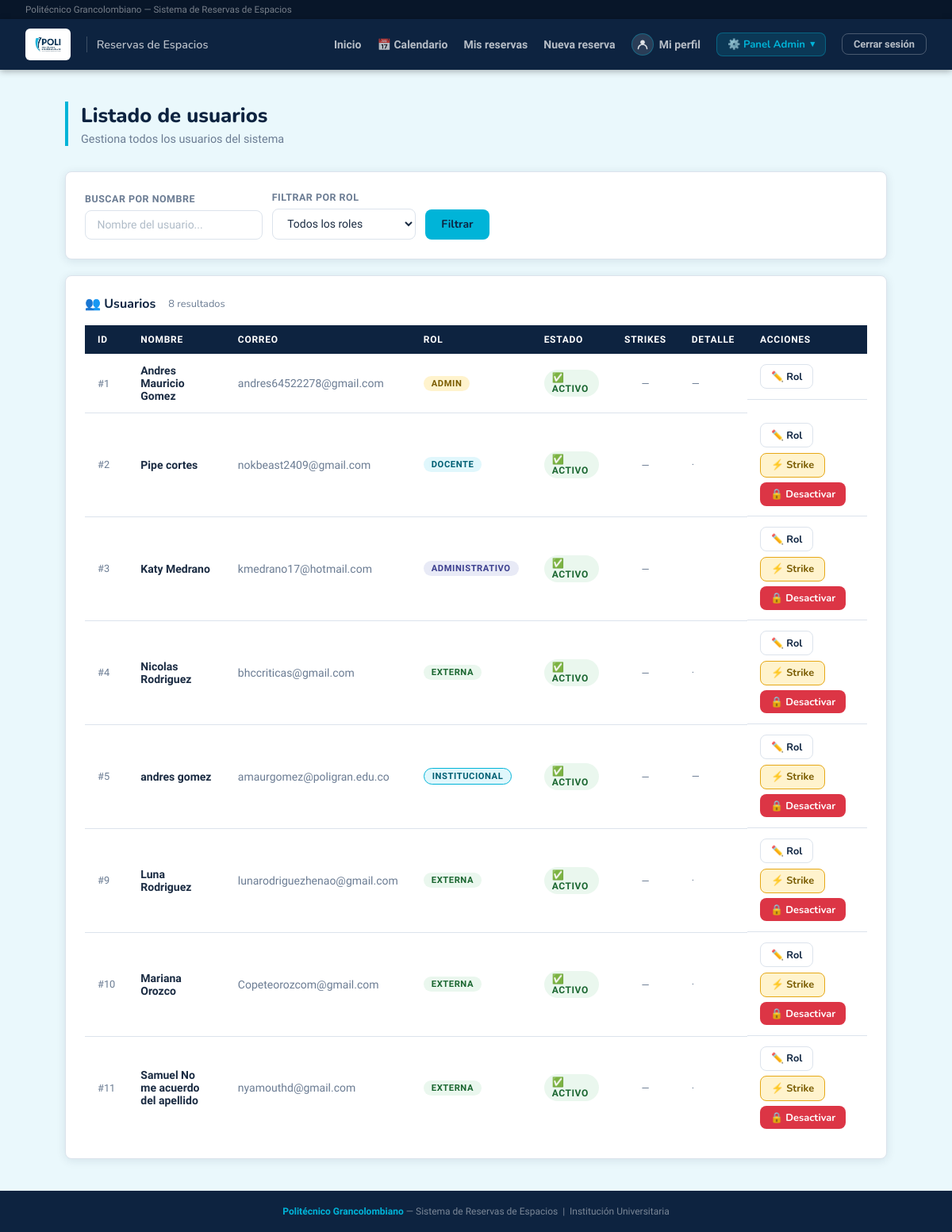
/admin/usuarios (signed in), run on the app's committed database.
### database.py (models this page shows, shortened)
class Usuario(Base):
    __tablename__ = "usuario"
    id         = Column(Integer, primary_key=True, autoincrement=True)
    nombre     = Column(String, nullable=False)
    correo     = Column(String, nullable=False, unique=True)
    contrasena = Column(String, nullable=False)
    rol        = Column(String, nullable=False)  # 'docente' | 'administrativo' | 'externa' | 'admin' | 'logistica'
    activo  = Column(Boolean, default=True, nullable=False)   # False = cuenta desactivada
    strikes = Column(Integer, default=0,    nullable=False)   # Reportes asignados por el admin
    cod_docente  = Column(String,  nullable=True)
    departamento = Column(String,  nullable=True)
    dependencia = Column(String, nullable=True)
    empresa  = Column(String, nullable=True)
    telefono = Column(String, nullable=True)
    reservas = relationship("Reserva", back_populates="usuario", foreign_keys="Reserva.usuario_id")
    sanciones_recibidas = relationship(
        "Sancion",
        foreign_keys="Sancion.usuario_id",
        back_populates="usuario",
    )
    sanciones_aplicadas = relationship(
        "Sancion",
        foreign_keys="Sancion.admin_id",
        back_populates="admin",
    )
    __mapper_args__ = {
        "polymorphic_on": rol,
        "polymorphic_identity": "usuario",
    }

### app.py (the view)
@app.route("/admin/usuarios")
@requiere_login
@requiere_admin
@proteger_db
def admin_usuarios():
    u      = usuario_logueado()
    rol    = request.args.get("rol", "")
    nombre = request.args.get("nombre", "").strip()
    query  = db.query(Usuario)
    if rol:
        query = query.filter_by(rol=rol)
    if nombre:
        query = query.filter(Usuario.nombre.ilike(f"%{nombre}%"))
    usuarios = query.all()
    return render_template("admin_usuarios.html", usuario=u, usuarios=usuarios,
                           filtro_rol=rol, filtro_nombre=nombre)

### app.py (called while the page is built)
@app.after_request
def add_header(response):
    response.headers["Cache-Control"] = "no-cache, no-store, must-revalidate"
    response.headers["Pragma"] = "no-cache"
    response.headers["Expires"] = "0"
    return response

def proteger_db(f):
    from functools import wraps
    @wraps(f)
    def wrapper(*args, **kwargs):
        try:
            return f(*args, **kwargs)
        except DBOperationalError:
            try:
                db.rollback()
            except Exception:
                pass
            DBSession.remove()
            flash("Error de conexión con la base de datos. Por favor recarga la página.", "danger")
            return redirect(request.referrer or url_for("dashboard"))
    return wrapper

@app.teardown_appcontext
def shutdown_session(exception=None):
    DBSession.remove()

@app.before_request
def refrescar_conexion_db():
    try:
        db.rollback()
    except Exception:
        DBSession.remove()

@app.after_request
def agregar_headers_no_cache(response):
    response.headers["Cache-Control"] = "no-store, no-cache, must-revalidate, max-age=0, post-check=0, pre-check=0"
    response.headers["Pragma"] = "no-cache"
    response.headers["Expires"] = "-1"
    return response

@app.before_request
def limpiar_sesion_al_iniciar():
    if not app.config.get("SESION_LIMPIADA"):
        session.clear()
        app.config["SESION_LIMPIADA"] = True
        _cargar_espacios_predefinidos()

def usuario_logueado():
    uid = session.get("usuario_id")
    if not uid:
        return None
    try:
        return db.get(Usuario, uid)
    except Exception:
        DBSession.remove()
        try:
            return db.get(Usuario, uid)
        except Exception:
            return None

def requiere_login(f):
    from functools import wraps
    @wraps(f)
    def wrapper(*args, **kwargs):
        u = usuario_logueado()
        if not u:
            flash("Debes iniciar sesión primero.", "warning")
            return redirect(url_for("login"))
        if not u.activo:
            session.clear()
            flash("Tu cuenta ha sido desactivada. Contacta al administrador.", "danger")
            return redirect(url_for("login"))
        return f(*args, **kwargs)
    return wrapper

### templates/admin_usuarios.html (shortened to what this page needs)
{% extends "base.html" %}
{% block content %}
<div class="page-header">
  <h1>Listado de usuarios</h1>
  <p>Gestiona todos los usuarios del sistema</p>
</div>
<div class="card" style="margin-bottom:1.25rem;">
  <form method="GET" style="display:flex; gap:.75rem; align-items:flex-end; flex-wrap:wrap;">
    <div>
      <label style="display:block; font-size:.78rem; color:var(--muted); text-transform:uppercase; letter-spacing:.04em; margin-bottom:.4rem; font-weight:700;">Buscar por nombre</label>
      <input type="text" name="nombre" value="{{ filtro_nombre }}" placeholder="Nombre del usuario..." style="background:var(--white); border:1.5px solid var(--border); color:var(--text); padding:.6rem .9rem; border-radius:8px; font-family:inherit; font-size:.875rem; min-width:200px;"/>
    </div>
    <div>
      <label style="display:block; font-size:.78rem; color:var(--muted); text-transform:uppercase; letter-spacing:.04em; margin-bottom:.4rem; font-weight:700;">Filtrar por rol</label>
      <select name="rol" style="background:var(--white); border:1.5px solid var(--border); color:var(--text); padding:.6rem .9rem; border-radius:8px; font-family:inherit; font-size:.875rem; min-width:180px;">
        <option value=""  {% if not filtro_rol %}selected{% endif %}>Todos los roles</option>
      </select>
    </div>
    <button type="submit" class="btn btn-primary">Filtrar</button>
  </form>
</div>
<div class="card">
  <div class="card-title">👥 Usuarios <span style="font-size:.8rem; font-weight:400; color:var(--muted); margin-left:.5rem;">{{ usuarios|length }} resultado{{ 's' if usuarios|length != 1 else '' }}</span></div>
  {% if usuarios %}
  <table>
    <thead><tr><th>ID</th><th>Nombre</th><th>Correo</th><th>Rol</th><th>Estado</th><th>Strikes</th><th>Detalle</th><th>Acciones</th></tr></thead>
    <tbody>
      {% for u in usuarios %}
      <tr>
        <td style="color:var(--muted); font-size:.8rem;">#{{ u.id }}</td>
        <td>
          <strong>{{ u.nombre }}</strong>
        </td>
        <td style="color:var(--muted);">{{ u.correo }}</td>
        <td><span class="pill pill-{{ u.rol }}">{{ u.rol }}</span></td>
        <td>
          {% if u.activo %}
            <span class="pill" style="background:#eaf7ee; color:#1a6630; font-size:.75rem;">✅ Activo</span>
          {% else %}
            <span class="pill" style="background:#fdecea; color:#8b1a1a; font-size:.75rem;">🔒 Inactivo</span>
          {% endif %}
        </td>
        <td style="text-align:center;">
          {% if u.strikes == 0 %}
            <span style="color:var(--muted); font-size:.8rem;">—</span>
          {% else %}
            <span style="font-weight:700; color:{% if u.strikes >= 3 %}#dc3545{% elif u.strikes == 2 %}#e6a817{% else %}var(--text){% endif %}; font-size:.9rem;">
              {{ u.strikes }} ⚡
            </span>
          {% endif %}
        </td>
        <td style="font-size:.8rem; color:var(--muted);">
          {% if u.rol == 'docente' %}{{ u.cod_docente or '' }} · {{ u.departamento or '' }}
          {% elif u.rol == 'administrativo' %}{{ u.dependencia or '' }}
          {% elif u.rol == 'externa' %}{{ u.empresa or '' }} · {{ u.telefono or '' }}
          {% elif u.rol == 'logistica' %}Personal de logistica
          {% else %}—{% endif %}</td>
        <td style="display:flex; gap:.4rem; flex-wrap:wrap;">
          <a href="{{ url_for('admin_editar_rol', uid=u.id) }}" class="btn btn-secondary btn-sm">✏️ Rol</a>
          {% if u.id != usuario.id %}
            <form method="POST" action="{{ url_for('admin_asignar_strike', uid=u.id) }}"
                  onsubmit="return confirm('¿Asignar un strike a {{ u.nombre }}?')">
              <button type="submit" class="btn btn-sm"
                      style="background:#fff3cd; border:1.5px solid #e6a817; color:#7a5c00;">⚡ Strike</button>
            </form>
            {% if u.activo %}
              <button onclick="confirmarDesactivar({{ u.id }}, '{{ u.nombre }}')" class="btn btn-danger btn-sm">🔒 Desactivar</button>
            {% else %}
              <form method="POST" action="{{ url_for('admin_reactivar_usuario', uid=u.id) }}"
                    onsubmit="return confirm('¿Reactivar al usuario {{ u.nombre }}?')">
                <button type="submit" class="btn btn-sm" style="background:#eaf7ee; border:1.5px solid #28a745; color:#1a6630;">🔓 Reactivar</button>
              </form>
            {% endif %}
          {% endif %}
        </td>
      </tr>
      {% endfor %}
    </tbody>
  </table>
  {% else %}
  <p style="text-align:center; color:var(--muted); padding:2rem 0;">No hay usuarios con ese filtro.</p>
  {% endif %}
</div>
{% endblock %}

### templates/base.html (style rules this page uses)
:root { --navy: #0d2340; --navy-dark: #081629; --navy-mid: #123060; --cyan: #00b4d8; --cyan-dark: #0096b4; --cyan-light:#e0f7fc; --white: #ffffff; --gray-bg: #eaf8fc; --border: #dce3ec; --text: #1a2b42; --muted: #6b7c93; --success: #28a745; --danger: #dc3545; --warning: #e6a817; --radius: 8px; --shadow: 0 2px 12px rgba(13,35,64,.10); }
*, *::before, *::after { box-sizing: border-box; margin: 0; padding: 0; }
body { font-family: 'Nunito Sans', sans-serif; background: var(--gray-bg); color: var(--text); min-height: 100vh; display: flex; flex-direction: column; }
a { color: var(--cyan-dark); text-decoration: none; }
.page-header { margin-bottom: 2rem; border-left: 4px solid var(--cyan); padding-left: 1rem; }
.page-header h1 { font-size: 1.6rem; font-weight: 800; font-family: 'Nunito', sans-serif; color: var(--navy); }
.page-header p { color: var(--muted); font-size: .9rem; margin-top: .3rem; }
.card { background: var(--white); border: 1px solid var(--border); border-radius: var(--radius); padding: 1.5rem; box-shadow: var(--shadow); }
.card-title { font-size: 1rem; font-weight: 700; font-family: 'Nunito', sans-serif; color: var(--navy); margin-bottom: 1rem; display: flex; align-items: center; gap: .5rem; }
label { display: block; font-size: .78rem; color: var(--muted); margin-bottom: .4rem; font-weight: 700; letter-spacing: .04em; text-transform: uppercase; }
input, select { width: 100%; background: var(--white); border: 1.5px solid var(--border); color: var(--text); padding: .65rem .9rem; border-radius: var(--radius); font-family: inherit; font-size: .9rem; transition: border-color .2s, box-shadow .2s; }
input::placeholder { color: #b0bcc8; }
.btn { display: inline-flex; align-items: center; gap: .4rem; padding: .6rem 1.3rem; border-radius: var(--radius); font-family: 'Nunito', sans-serif; font-size: .875rem; font-weight: 700; cursor: pointer; border: none; transition: all .18s; }
.btn-primary { background: var(--cyan); color: var(--navy); }
.btn-secondary { background: var(--white); color: var(--navy); border: 1.5px solid var(--border); }
.btn-danger { background: var(--danger); color: #fff; }
.btn-sm { padding: .35rem .8rem; font-size: .8rem; }
table { width: 100%; border-collapse: collapse; font-size: .875rem; }
thead tr { background: var(--navy); }
th { text-align: left; padding: .7rem 1rem; font-size: .75rem; text-transform: uppercase; letter-spacing: .06em; color: var(--white); font-weight: 700; }
td { padding: .8rem 1rem; border-bottom: 1px solid var(--border); }
tr:last-child td { border-bottom: none; }
.pill { display: inline-block; font-size: .7rem; font-weight: 700; padding: 3px 10px; border-radius: 20px; text-transform: uppercase; letter-spacing: .05em; }
.pill-admin { background: #fff3cd; color: #7a5c00; }
.pill-docente { background: #e0f7fc; color: #005f73; }
.pill-administrativo { background: #e8eaf6; color: #3c3f8f; }
.pill-externa { background: #eaf7ee; color: #1a6630; }
.pill-institucional { background: #e0f7fc; color: #005f73; border: 1px solid #00b4d8; }

### data on the page
Usuario: id "1", nombre "Andres Mauricio Gomez", correo "andres64522278@gmail.com", rol "ADMIN", activo "✅ ACTIVO"
Usuario: id "2", nombre "Pipe cortes", correo "nokbeast2409@gmail.com", rol "DOCENTE", activo "✅ ACTIVO"
Usuario: id "3", nombre "Katy Medrano", correo "kmedrano17@hotmail.com", rol "ADMINISTRATIVO", activo "✅ ACTIVO"
Usuario: id "4", nombre "Nicolas Rodriguez", correo "bhccriticas@gmail.com", rol "EXTERNA", activo "✅ ACTIVO"
Usuario: id "5", nombre "andres gomez", correo "amaurgomez@poligran.edu.co", rol "INSTITUCIONAL", activo "✅ ACTIVO"
Usuario: id "9", nombre "Luna Rodriguez", correo "lunarodriguezhenao@gmail.com", rol "EXTERNA", activo "✅ ACTIVO"
Usuario: id "10", nombre "Mariana Orozco", correo "Copeteorozcom@gmail.com", rol "EXTERNA", activo "✅ ACTIVO"
Usuario: id "11", nombre "Samuel No me acuerdo del apellido", correo "nyamouthd@gmail.com", rol "EXTERNA", activo "✅ ACTIVO"

### other printed values
{{ usuarios|length }} "8"
{{ 's' if usuarios|length != 1 else '' }} "s"
